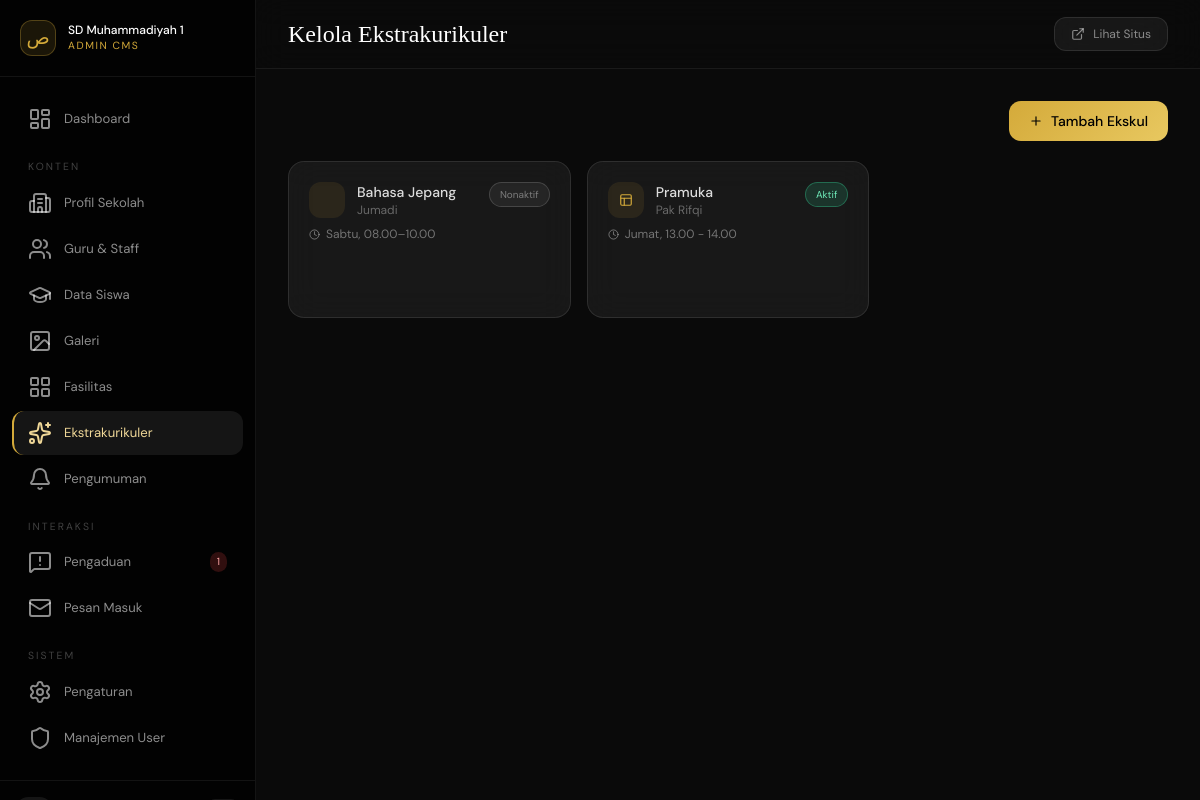
The app's page /admin/pages/ekskul.php (signed in) with its own data.
### tables this page shows
CREATE TABLE `extracurricular`  (
  `id` int(10) UNSIGNED NOT NULL AUTO_INCREMENT,
  `name` varchar(150) NOT NULL,
  `description` text NULL,
  `schedule` varchar(200) NULL DEFAULT NULL COMMENT 'Jadwal singkat, e.g. Selasa & Kamis, 14.00-16.00',
  `coach` varchar(150) NULL DEFAULT NULL,
  `image` varchar(255) NULL DEFAULT NULL,
  `icon` varchar(100) NULL DEFAULT NULL,
  `is_active` tinyint(1) NULL DEFAULT 1,
  `sort_order` int(11) NULL DEFAULT 0,
  `created_at` timestamp(0) NOT NULL DEFAULT current_timestamp(0),
  PRIMARY KEY (`id`) USING BTREE
);

### includes/config.php (called while the page is built, shortened)
<?php
class Database {
    private static ?PDO $instance = null;
    public static function getInstance(): PDO {
        if (self::$instance === null) {
            $dsn = sprintf('mysql:host=%s;port=%s;dbname=%s;charset=%s',
                DB_HOST, DB_PORT, DB_NAME, DB_CHARSET);
            try {
                self::$instance = new PDO($dsn, DB_USER, DB_PASS, [
                    PDO::ATTR_ERRMODE            => PDO::ERRMODE_EXCEPTION,
                    PDO::ATTR_DEFAULT_FETCH_MODE => PDO::FETCH_ASSOC,
                    PDO::ATTR_EMULATE_PREPARES   => false,
                    PDO::MYSQL_ATTR_INIT_COMMAND => "SET NAMES utf8mb4 COLLATE utf8mb4_unicode_ci",
                ]);
            } catch (PDOException $e) {
                if (APP_ENV === 'development') {
                    die('<pre style="color:red">DB Error: ' . $e->getMessage() . '</pre>');
                }
                die('Service temporarily unavailable. Please try again later.');
            }
        }
        return self::$instance;
    }
}
function db(): PDO { return Database::getInstance(); }
function e(string $str): string {
    return htmlspecialchars($str, ENT_QUOTES | ENT_HTML5, 'UTF-8');
}

### admin/pages/ekskul.php (the view, shortened to what this page needs)
<?php
try { $rows=db()->query("SELECT * FROM extracurricular ORDER BY sort_order,name")->fetchAll(); }
catch(Exception $e){ $rows=[]; }
require_once __DIR__ . '/../includes/admin_head.php';
?>
<div class="mb-5 flex justify-end">
  <button onclick="openModal()" class="flex items-center gap-2 px-5 py-2.5 rounded-xl text-sm text-black font-medium" style="background:linear-gradient(135deg,#d4aa3a,#e8c860)"><i data-lucide="plus" style="width:14px;height:14px"></i> Tambah Ekskul</button>
</div>
<?php if(empty($rows)): ?>
<div class="glass rounded-3xl p-16 text-center"><i data-lucide="sparkles" style="width:36px;height:36px;color:rgba(255,255,255,.15);margin:0 auto 12px"></i><p style="color:rgba(255,255,255,.3)">Belum ada data.</p></div>
<?php else: ?>
<div class="grid sm:grid-cols-2 lg:grid-cols-3 gap-4">
  <?php foreach($rows as $e): ?>
  <div class="glass rounded-2xl overflow-hidden group">
    <div class="p-5">
      <div class="flex items-start justify-between mb-2">
        <div class="flex items-center gap-3">
          <div class="w-9 h-9 rounded-xl flex items-center justify-center flex-shrink-0" style="background:rgba(212,170,58,.1)"><i data-lucide="<?=e($e['icon']??'star')?>" style="width:14px;height:14px;color:#d4aa3a"></i></div>
          <div><p class="text-sm text-white/85 font-medium"><?=e($e['name'])?></p><?php if($e['coach']): ?><p class="text-xs text-white/35"><?=e($e['coach'])?></p><?php endif; ?></div>
        </div>
        <button onclick="toggleRow(<?=$e['id']?>,this)" class="toggle-btn text-[10px] px-2.5 py-1 rounded-full border transition-all" data-status="<?=$e['is_active']?>" style="<?=$e['is_active']?'background:rgba(52,211,153,.15);border-color:rgba(52,211,153,.35);color:#6ee7b7':'background:rgba(255,255,255,.06);border-color:rgba(255,255,255,.15);color:rgba(255,255,255,.4)'?>"><?=$e['is_active']?'Aktif':'Nonaktif'?></button>
      </div>
      <?php if($e['schedule']): ?><p class="text-xs text-white/40 flex items-center gap-1.5 mt-2"><i data-lucide="clock" style="width:11px;height:11px"></i><?=e($e['schedule'])?></p><?php endif; ?>
    </div>
  </div>
  <?php endforeach; ?></div>
<?php endif; ?>
</div></main></div></body></html>

### admin/includes/admin_head.php (style rules this page uses)
* { font-family:'DM Sans',sans-serif }
body { background:#0a0a0a;color:#fff }
.glass { background:rgba(255,255,255,.06);backdrop-filter:blur(16px);-webkit-backdrop-filter:blur(16px);border:1px solid rgba(255,255,255,.1) }

### records on screen
extracurricular: name "Bahasa Jepang", coach "Jumadi", is_active "Nonaktif", schedule "Sabtu, 08.00–10.00"
extracurricular: name "Pramuka", coach "Pak Rifqi", is_active "Aktif", schedule "Jumat, 13.00 - 14.00"

### other values on screen
$label "Dashboard Profil Sekolah Guru & Staff Data Siswa Galeri Fasilitas Ekstrakurikuler Pengumuman Pengaduan Pesan Masuk Pengaturan Manajemen User"
$badge "1"
$pageTitle "Kelola Ekstrakurikuler"
